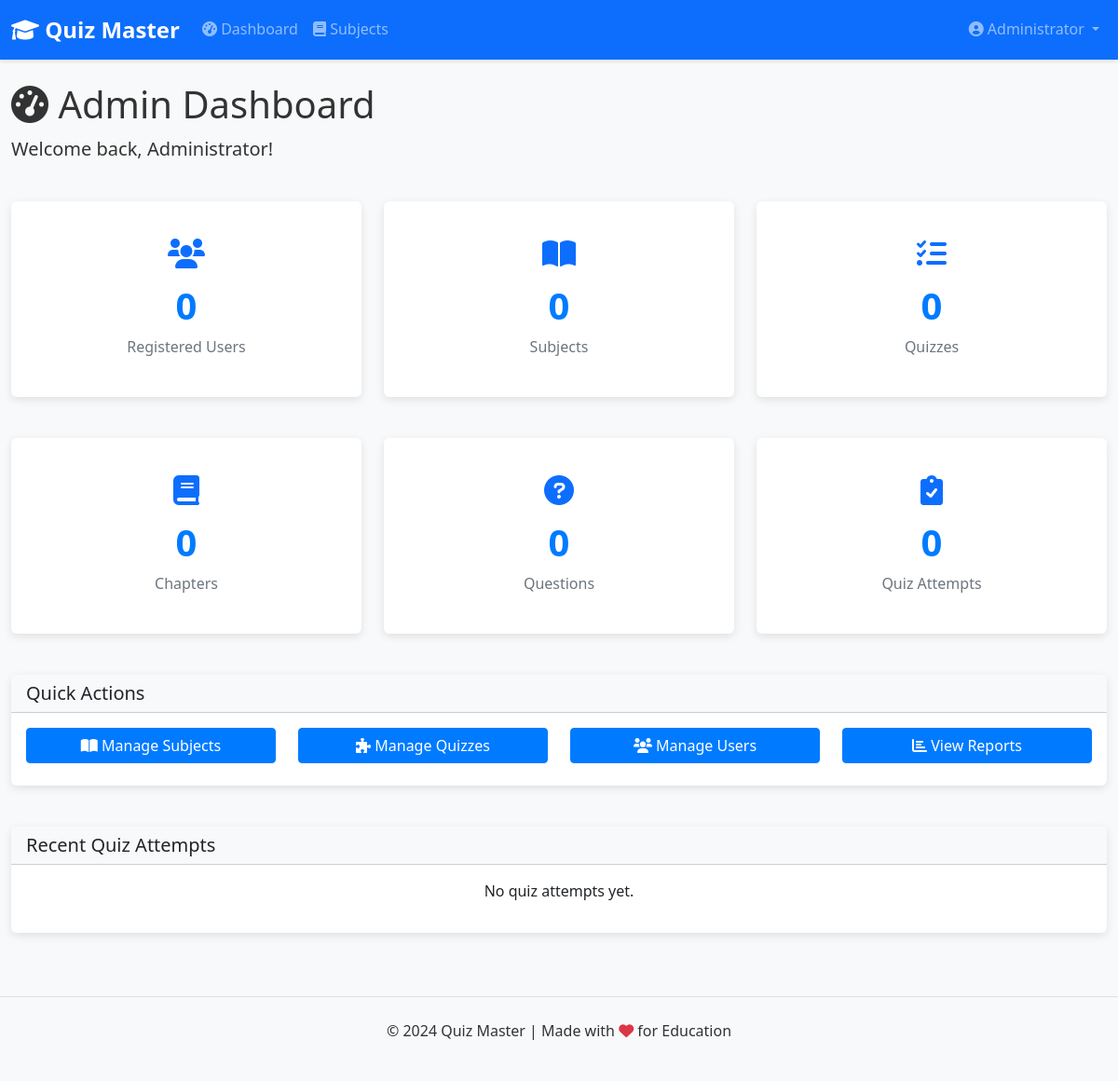
Page /admin/ (signed in) on the earlier database version.
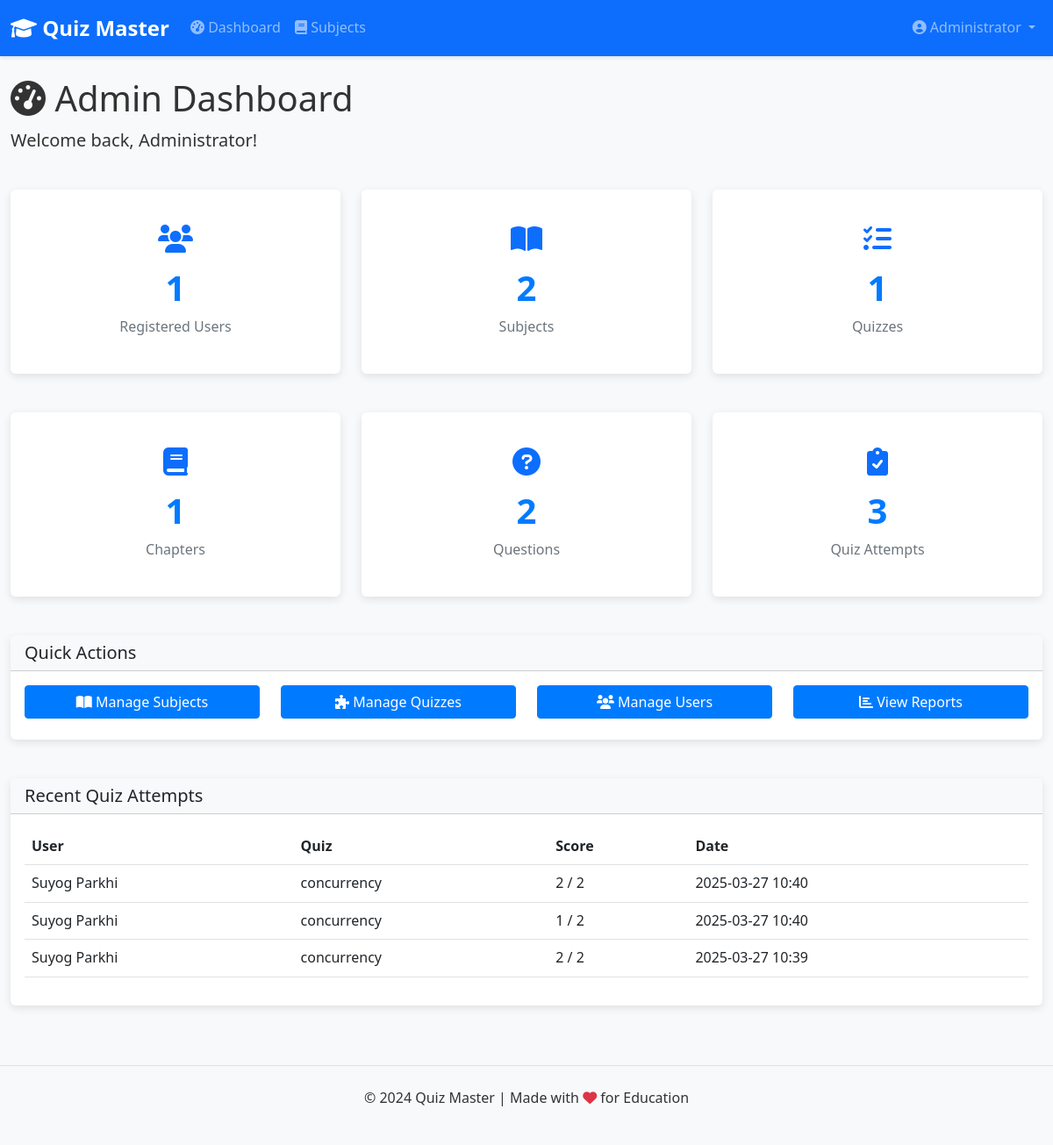
Same page on the later database version.
### models/user.py (models this page shows, shortened)
class User(db.Model, UserMixin):
    __tablename__ = 'users'
    id = db.Column(db.Integer, primary_key=True)
    username = db.Column(db.String(100), unique=True, nullable=False)
    password = db.Column(db.String(200), nullable=False)
    full_name = db.Column(db.String(100), nullable=False)
    qualification = db.Column(db.String(100))
    dob = db.Column(db.Date)
    role = db.Column(db.String(10), default='user')
    scores = db.relationship('Score', backref='user', lazy=True)
    def is_admin(self):
        return self.role == 'admin'

### models/score.py (models this page shows, shortened)
class Score(db.Model):
    __tablename__ = 'scores'
    id = db.Column(db.Integer, primary_key=True)
    quiz_id = db.Column(db.Integer, db.ForeignKey('quizzes.id'), nullable=False)
    user_id = db.Column(db.Integer, db.ForeignKey('users.id'), nullable=False)
    time_stamp_of_attempt = db.Column(db.DateTime, default=datetime.utcnow)
    total_scored = db.Column(db.Integer, nullable=False)

### models/chapter.py (models this page shows, shortened)
class Chapter(db.Model):
    __tablename__ = 'chapters'
    id = db.Column(db.Integer, primary_key=True)
    name = db.Column(db.String(100), nullable=False)
    description = db.Column(db.Text)
    subject_id = db.Column(db.Integer, db.ForeignKey('subjects.id'), nullable=False)
    quizzes = db.relationship('Quiz', backref='chapter', lazy=True, cascade='all, delete-orphan')
    __table_args__ = (db.UniqueConstraint('name', 'subject_id', name='unique_chapter_per_subject'),)

### controllers/admin.py (the view)
@admin_bp.route('/')
@login_required
@admin_required
def dashboard():
    users_count = User.query.filter_by(role='user').count()
    subjects_count = Subject.query.count()
    chapters_count = Chapter.query.count()
    quizzes_count = Quiz.query.count()
    questions_count = Question.query.count()
    attempts_count = Score.query.count()
    recent_scores = Score.query.order_by(Score.time_stamp_of_attempt.desc()).limit(10).all()
    return render_template('admin/dashboard.html',
                          users_count=users_count,
                          subjects_count=subjects_count,
                          chapters_count=chapters_count,
                          quizzes_count=quizzes_count,
                          questions_count=questions_count,
                          attempts_count=attempts_count,
                          recent_scores=recent_scores,
                          title='Admin Dashboard')

### controllers/admin.py (called while the page is built)
def admin_required(f):
    @wraps(f)
    def decorated_function(*args, **kwargs):
        if not current_user.is_authenticated or not current_user.is_admin():
            flash('You need admin privileges to access this page.', 'danger')
            return redirect(url_for('auth.login'))
        return f(*args, **kwargs)
    return decorated_function

### models/quiz.py (called while the page is built)
    @property
    def total_questions(self):
        return len(self.questions)

### templates/admin/dashboard.html
{% extends 'layout.html' %}
{% block content %}
<div class="row mb-4">
    <div class="col-md-12">
        <h1 class="display-6">
            <i class="fas fa-tachometer-alt"></i> Admin Dashboard
        </h1>
        <p class="lead">Welcome back, {{ current_user.full_name }}!</p>
    </div>
</div>
<div class="row mb-4">
    <div class="col-md-4">
        <div class="card stat-card">
            <div class="card-body">
                <i class="fas fa-users mb-2 text-primary" style="font-size: 2rem;"></i>
                <div class="stat-number">{{ users_count }}</div>
                <div class="stat-label">Registered Users</div>
            </div>
        </div>
    </div>
    <div class="col-md-4">
        <div class="card stat-card">
            <div class="card-body">
                <i class="fas fa-book-open mb-2 text-primary" style="font-size: 2rem;"></i>
                <div class="stat-number">{{ subjects_count }}</div>
                <div class="stat-label">Subjects</div>
            </div>
        </div>
    </div>
    <div class="col-md-4">
        <div class="card stat-card">
            <div class="card-body">
                <i class="fas fa-tasks mb-2 text-primary" style="font-size: 2rem;"></i>
                <div class="stat-number">{{ quizzes_count }}</div>
                <div class="stat-label">Quizzes</div>
            </div>
        </div>
    </div>
</div>
<div class="row mb-4">
    <div class="col-md-4">
        <div class="card stat-card">
            <div class="card-body">
                <i class="fas fa-book mb-2 text-primary" style="font-size: 2rem;"></i>
                <div class="stat-number">{{ chapters_count }}</div>
                <div class="stat-label">Chapters</div>
            </div>
        </div>
    </div>
    <div class="col-md-4">
        <div class="card stat-card">
            <div class="card-body">
                <i class="fas fa-question-circle mb-2 text-primary" style="font-size: 2rem;"></i>
                <div class="stat-number">{{ questions_count }}</div>
                <div class="stat-label">Questions</div>
            </div>
        </div>
    </div>
    <div class="col-md-4">
        <div class="card stat-card">
            <div class="card-body">
                <i class="fas fa-clipboard-check mb-2 text-primary" style="font-size: 2rem;"></i>
                <div class="stat-number">{{ attempts_count }}</div>
                <div class="stat-label">Quiz Attempts</div>
            </div>
        </div>
    </div>
</div>
<div class="row mb-4">
    <div class="col-md-12">
        <div class="card">
            <div class="card-header">
                <h5 class="mb-0">Quick Actions</h5>
            </div>
            <div class="card-body">
                <div class="row">
                    <div class="col-md-3 mb-2">
                        <a href="{{ url_for('admin.subjects') }}" class="btn btn-primary w-100">
                            <i class="fas fa-book-open"></i> Manage Subjects
                        </a>
                    </div>
                    <div class="col-md-3 mb-2">
                        <a href="#" class="btn btn-primary w-100">
                            <i class="fas fa-puzzle-piece"></i> Manage Quizzes
                        </a>
                    </div>
                    <div class="col-md-3 mb-2">
                        <a href="#" class="btn btn-primary w-100">
                            <i class="fas fa-users"></i> Manage Users
                        </a>
                    </div>
                    <div class="col-md-3 mb-2">
                        <a href="#" class="btn btn-primary w-100">
                            <i class="fas fa-chart-bar"></i> View Reports
                        </a>
                    </div>
                </div>
            </div>
        </div>
    </div>
</div>
<div class="row">
    <div class="col-md-12">
        <div class="card">
            <div class="card-header">
                <h5 class="mb-0">Recent Quiz Attempts</h5>
            </div>
            <div class="card-body">
                {% if recent_scores %}
                <div class="table-responsive">
                    <table class="table table-hover">
                        <thead>
                            <tr>
                                <th>User</th>
                                <th>Quiz</th>
                                <th>Score</th>
                                <th>Date</th>
                            </tr>
                        </thead>
                        <tbody>
                            {% for score in recent_scores %}
                            <tr>
                                <td>{{ score.user.full_name }}</td>
                                <td>{{ score.quiz.chapter.name }}</td>
                                <td>{{ score.total_scored }} / {{ score.quiz.total_questions }}</td>
                                <td>{{ score.time_stamp_of_attempt.strftime('%Y-%m-%d %H:%M') }}</td>
                            </tr>
                            {% endfor %}
                        </tbody>
                    </table>
                </div>
                {% else %}
                <p class="text-center">No quiz attempts yet.</p>
                {% endif %}
            </div>
        </div>
    </div>
</div>
{% endblock %}

### templates/layout.html (shortened to what this page needs)
<!DOCTYPE html>
<html lang="en">
<head>
    <link href="https://cdn.jsdelivr.net/npm/bootstrap@5.3.0-alpha1/dist/css/bootstrap.min.css" rel="stylesheet">
    <link rel="stylesheet" href="https://cdnjs.cloudflare.com/ajax/libs/font-awesome/6.0.0-beta3/css/all.min.css">
    <link rel="stylesheet" href="{{ url_for('static', filename='css/styles.css') }}">
</head>
<body>
    <nav class="navbar navbar-expand-lg navbar-dark bg-primary">
        <div class="container">
            <a class="navbar-brand" href="{{ url_for('index') }}">
                <i class="fas fa-graduation-cap"></i> Quiz Master
            </a>
            <div class="collapse navbar-collapse" id="navbarNav">
                <ul class="navbar-nav me-auto">
                    {% if current_user.is_authenticated %}
                        {% if current_user.is_admin() %}
                            <li class="nav-item">
                                <a class="nav-link" href="{{ url_for('admin.dashboard') }}">
                                    <i class="fas fa-tachometer-alt"></i> Dashboard
                                </a>
                            </li>
                            <li class="nav-item">
                                <a class="nav-link" href="{{ url_for('admin.subjects') }}">
                                    <i class="fas fa-book"></i> Subjects
                                </a>
                            </li>
                        {% endif %}
                    {% endif %}
                </ul>
                <ul class="navbar-nav">
                    {% if current_user.is_authenticated %}
                        <li class="nav-item dropdown">
                            <a class="nav-link dropdown-toggle" href="#" id="navbarDropdown" role="button" data-bs-toggle="dropdown">
                                <i class="fas fa-user-circle"></i> {{ current_user.full_name }}
                            </a>
                        </li>
                    {% endif %}
                </ul>
            </div>
        </div>
    </nav>
    <div class="container mt-4">
        {% block content %}{% endblock %}
    </div>
    <footer class="bg-light py-4 mt-5">
        <div class="container text-center">
            <p>&copy; 2024 Quiz Master | Made with <i class="fas fa-heart text-danger"></i> for Education</p>
        </div>
    </footer>
</body>
</html>

### static/css/styles.css (style rules this page uses)
body { font-family: 'Segoe UI', Tahoma, Geneva, Verdana, sans-serif; line-height: 1.6; color: #333; background-color: #f8f9fa; }
.container { max-width: 1200px; }
.navbar { box-shadow: 0 2px 4px rgba(0, 0, 0, 0.1); }
.navbar-brand { font-weight: bold; font-size: 1.5rem; }
.card { margin-bottom: 20px; border: none; box-shadow: 0 3px 10px rgba(0, 0, 0, 0.1); transition: transform 0.3s; }
.card-header { font-weight: bold; background-color: #f8f9fa; }
.stat-card { text-align: center; padding: 1.5rem; }
.stat-card .stat-number { font-size: 2.5rem; font-weight: bold; color: #007bff; }
.stat-card .stat-label { font-size: 1rem; color: #6c757d; }
.btn { border-radius: 4px; }
.btn-primary { background-color: #007bff; border-color: #007bff; }
footer { margin-top: 50px; padding: 20px 0; background-color: #f8f9fa; border-top: 1px solid #dee2e6; }

Differences in the rows shown:
added Score: user.full_name "Suyog Parkhi", quiz.chapter.name "concurrency", total_scored "2", quiz.total_questions "2", time_stamp_of_attempt "2025-03-27 10:40"
added Score: user.full_name "Suyog Parkhi", quiz.chapter.name "concurrency", total_scored "1", quiz.total_questions "2", time_stamp_of_attempt "2025-03-27 10:40"
added Score: user.full_name "Suyog Parkhi", quiz.chapter.name "concurrency", total_scored "2", quiz.total_questions "2", time_stamp_of_attempt "2025-03-27 10:39"
Other differences:
{{ users_count }}: "0" → "1"
{{ subjects_count }}: "0" → "2"
{{ quizzes_count }}: "0" → "1"
{{ chapters_count }}: "0" → "1"
{{ questions_count }}: "0" → "2"
{{ attempts_count }}: "0" → "3"
text no longer shown: "No quiz attempts yet."
text now shown: "User Quiz Score Date"
